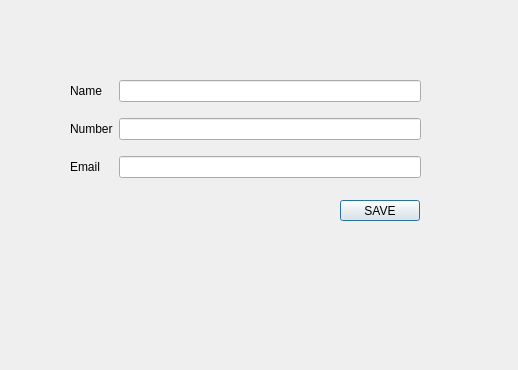
<?xml version="1.0" encoding="UTF-8"?>
<ui version="4.0">
 <class>updatemember</class>
 <widget class="QDialog" name="updatemember">
  <property name="geometry">
   <rect>
    <x>0</x>
    <y>0</y>
    <width>518</width>
    <height>370</height>
   </rect>
  </property>
  <property name="windowTitle">
   <string>Dialog</string>
  </property>
  <widget class="QWidget" name="layoutWidget_9">
   <property name="geometry">
    <rect>
     <x>70</x>
     <y>70</y>
     <width>351</width>
     <height>121</height>
    </rect>
   </property>
   <layout class="QGridLayout" name="gridLayout_5">
    <item row="0" column="0">
     <widget class="QLabel" name="label_10">
      <property name="styleSheet">
       <string notr="true">font: 75 9pt &quot;Yu Gothic UI&quot;;</string>
      </property>
      <property name="text">
       <string>Name</string>
      </property>
     </widget>
    </item>
    <item row="0" column="2">
     <widget class="QLineEdit" name="lbluMemberName"/>
    </item>
    <item row="1" column="0">
     <widget class="QLabel" name="label_9">
      <property name="styleSheet">
       <string notr="true">font: 75 9pt &quot;Yu Gothic UI&quot;;</string>
      </property>
      <property name="text">
       <string>Number</string>
      </property>
     </widget>
    </item>
    <item row="1" column="2">
     <widget class="QLineEdit" name="lbluMemberNumber"/>
    </item>
    <item row="2" column="0">
     <widget class="QLabel" name="label_14">
      <property name="styleSheet">
       <string notr="true">font: 75 9pt &quot;Yu Gothic UI&quot;;</string>
      </property>
      <property name="text">
       <string>Email</string>
      </property>
     </widget>
    </item>
    <item row="2" column="2">
     <widget class="QLineEdit" name="lbluMemberEmail"/>
    </item>
   </layout>
  </widget>
  <widget class="QPushButton" name="btnsaveupdatemember">
   <property name="geometry">
    <rect>
     <x>340</x>
     <y>200</y>
     <width>80</width>
     <height>21</height>
    </rect>
   </property>
   <property name="text">
    <string>SAVE</string>
   </property>
  </widget>
 </widget>
 <resources/>
 <connections/>
</ui>
